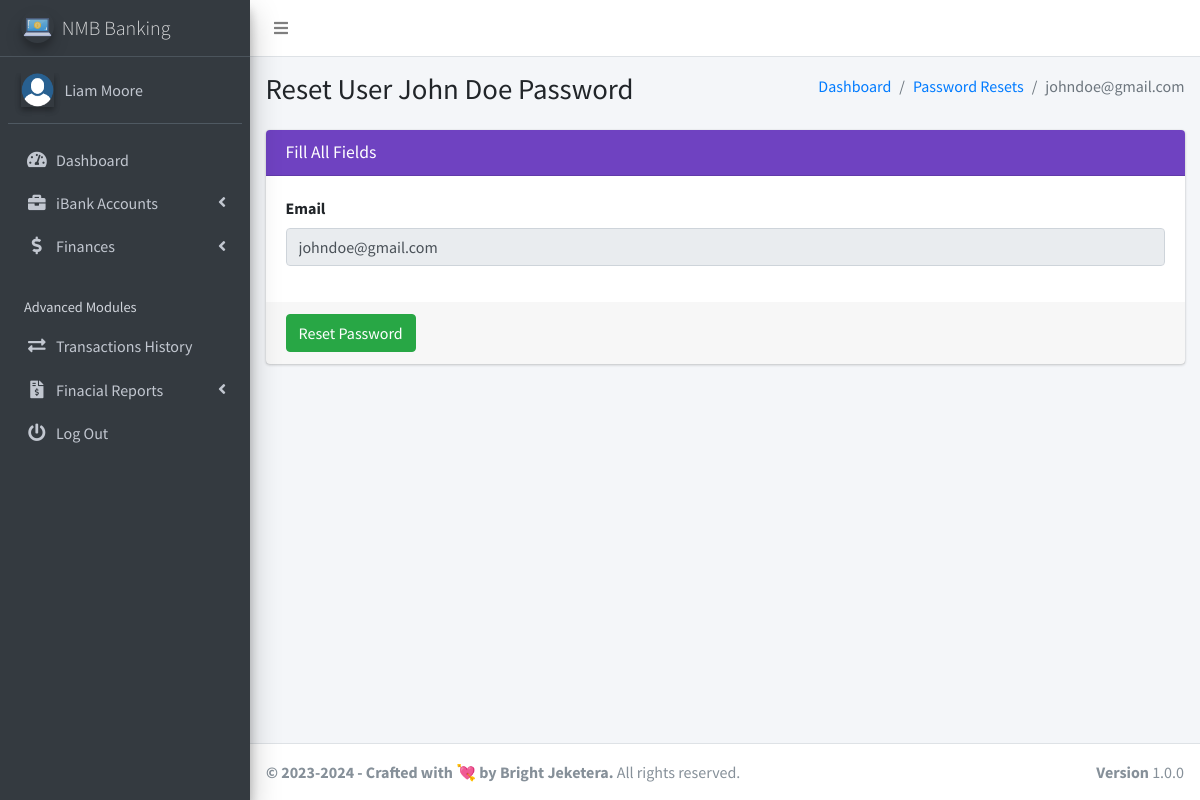
The app's page /client/pages_mail_pwd.php?email=johndoe@gmail.com (signed in) with its own data.
### tables this page shows
CREATE TABLE `ib_systemsettings` (
  `id` int(20) NOT NULL,
  `sys_name` longtext NOT NULL,
  `sys_tagline` longtext NOT NULL,
  `sys_logo` varchar(200) NOT NULL
);

CREATE TABLE `ib_clients` (
  `client_id` int(11) NOT NULL,
  `name` varchar(200) NOT NULL,
  `national_id` varchar(200) NOT NULL,
  `phone` varchar(200) NOT NULL,
  `address` varchar(200) NOT NULL,
  `email` varchar(200) UNIQUE NOT NULL ,
  `password` varchar(200) NOT NULL,
  `profile_pic` varchar(200),
  `face_login_token` varchar(200),
  `acc_token` varchar(200),
  `client_number` varchar(200) NOT NULL,
  `last_login_ip` varchar(200) NOT NULL,
  `last_login_agent` varchar(200) NOT NULL,
  `last_login_attempts` int default 0
);

### client/pages_mail_pwd.php (the view, shortened to what this page needs)
<?php
include('conf/config.php');
?>
<!DOCTYPE html>
<html>
<?php include("dist/_partials/head.php"); ?>
<body class="hold-transition sidebar-mini layout-fixed layout-navbar-fixed">
    <div class="wrapper">
        <?php include("dist/_partials/nav.php"); ?>
        <?php include("dist/_partials/sidebar.php"); ?>
        <div class="content-wrapper">
            <?php
            $email = $_GET['email'];
            $ret = "SELECT * FROM  ib_clients WHERE email = ?  ";
            $stmt = $mysqli->prepare($ret);
            $stmt->bind_param('s', $email);
            $stmt->execute();
            $res = $stmt->get_result();
            while ($row = $res->fetch_object()) {
            ?>
                <section class="content-header">
                    <div class="container-fluid">
                        <div class="row mb-2">
                            <div class="col-sm-6">
                                <h1>Reset User <?php echo $row->name; ?> Password</h1>
                            </div>
                            <div class="col-sm-6">
                                <ol class="breadcrumb float-sm-right">
                                    <li class="breadcrumb-item"><a href="pages_dashboard.php">Dashboard</a></li>
                                    <li class="breadcrumb-item"><a href="pages_manage_reset_pwd.php">Password Resets</a></li>
                                    <li class="breadcrumb-item active"><?php echo $row->email; ?></li>
                                </ol>
                            </div>
                        </div>
                    </div>
                </section>
                <section class="content">
                    <div class="container-fluid">
                        <div class="row">
                            <div class="col-md-12">
                                <div class="card card-purple">
                                    <div class="card-header">
                                        <h3 class="card-title">Fill All Fields</h3>
                                    </div>
                                    <form method="post" enctype="multipart/form-data" role="form">
                                        <div class="card-body">
                                            <div class="row">
                                                <div class=" col-md-12 form-group">
                                                    <label for="exampleInputEmail1">Email</label>
                                                    <input type="email" name="email" readonly value="<?php echo $row->email; ?>" required class="form-control" id="exampleInputEmail1">
                                                </div>
                                            </div>
                                        </div>
                                        <div class="card-footer">
                                            <button type="submit" name="reset_password" class="btn btn-success">Reset Password</button>
                                        </div>
                                    </form>
                                </div>
                            </div>
                </section>
            <?php } ?>
        </div>
        <?php include("dist/_partials/footer.php"); ?>
    </div>
</body>
</html>

### client/dist/_partials/sidebar.php (shortened to what this page needs)
<aside class="main-sidebar sidebar-dark-primary elevation-4">
  <?php
  $client_id = $_SESSION['client_id'];
  $ret = "SELECT * FROM  ib_clients  WHERE client_id = ? ";
  $stmt = $mysqli->prepare($ret);
  $stmt->bind_param('i', $client_id);
  $stmt->execute();
  $res = $stmt->get_result();
  while ($row = $res->fetch_object()) {
    if ($row->profile_pic == '') {
      $profile_picture = "<img src='../admin/dist/img/user_icon.png' class=' elevation-2' alt='User Image'>
                ";
    } else {
      $profile_picture = "<img src='../admin/dist/img/$row->profile_pic' class='elevation-2' alt='User Image'>
                ";
    }
    $ret = "SELECT * FROM `ib_systemsettings` ";
    $stmt = $mysqli->prepare($ret);
    $stmt->execute();
    $res = $stmt->get_result();
    while ($sys = $res->fetch_object()) {
  ?>
      <a href="pages_dashboard.php" class="brand-link">
        <img src="../admin/dist/img/<?php echo $sys->sys_logo;?>" alt="iBanking Logo" class="brand-image img-circle elevation-3" style="opacity: .8">
        <span class="brand-text font-weight-light"><?php echo $sys->sys_name;?></span>
      </a>
      <div class="sidebar">
        <div class="user-panel mt-3 pb-3 mb-3 d-flex">
          <div class="image">
            <?php echo $profile_picture; ?>
          </div>
          <div class="info">
            <a href="/client/pages_account.php" class="d-block"><?php echo $row->name; ?></a>
          </div>
        </div>
        <nav class="mt-2">
          <ul class="nav nav-pills nav-sidebar flex-column" data-widget="treeview" role="menu" data-accordion="false">
            <li class="nav-item has-treeview">
              <a href="pages_dashboard.php" class="nav-link">
                <i class="nav-icon fas fa-tachometer-alt"></i>
                <p>
                  Dashboard
                </p>
              </a>
            </li>
            <li class="nav-item has-treeview">
              <a href="#" class="nav-link">
                <i class="nav-icon fas fa-briefcase"></i>
                <p>
                  iBank Accounts
                  <i class="fas fa-angle-left right"></i>
                </p>
              </a>
            </li>
            <li class="nav-item has-treeview">
              <a href="#" class="nav-link">
                <i class="nav-icon fas fa-dollar-sign"></i>
                <p>
                  Finances
                  <i class="fas fa-angle-left right"></i>
                </p>
              </a>
            </li>
            <li class="nav-header">Advanced Modules</li>
            <li class="nav-item">
              <a href="pages_transactions_engine.php" class="nav-link">
                <i class="nav-icon fas fa-exchange-alt"></i>
                <p>
                  Transactions History
                </p>
              </a>
            </li>
            <li class="nav-item has-treeview">
              <a href="#" class="nav-link">
                <i class="nav-icon fas fa-file-invoice-dollar"></i>
                <p>
                  Finacial Reports
                  <i class="fas fa-angle-left right"></i>
                </p>
              </a>
            </li>
            <li class="nav-item">
              <a href="pages_logout.php" class="nav-link">
                <i class="nav-icon fas fa-power-off"></i>
                <p>
                  Log Out
                </p>
              </a>
            </li>
          </ul>
        </nav>
      </div>
</aside>
<?php
    }
  } ?>

### client/dist/_partials/footer.php
<?php
$ret = "SELECT * FROM `ib_systemsettings` ";
$stmt = $mysqli->prepare($ret);
$stmt->execute();
$res = $stmt->get_result();
while ($sys = $res->fetch_object()) {
?>
  <footer class="main-footer">
    <strong>&copy; 2023-<?php echo date('Y'); ?> - Crafted with 💘 by Bright Jeketera.</strong>
    All rights reserved.
    <div class="float-right d-none d-sm-inline-block">
      <b>Version</b> 1.0.0
    </div>
  </footer>
<?php } ?>

### records on screen
ib_clients: name "Liam Moore"
ib_systemsettings: sys_logo (picture), sys_name "NMB Banking", ib_clients.profile_pic (picture)
ib_clients: name "John Doe", email "johndoe@gmail.com"
